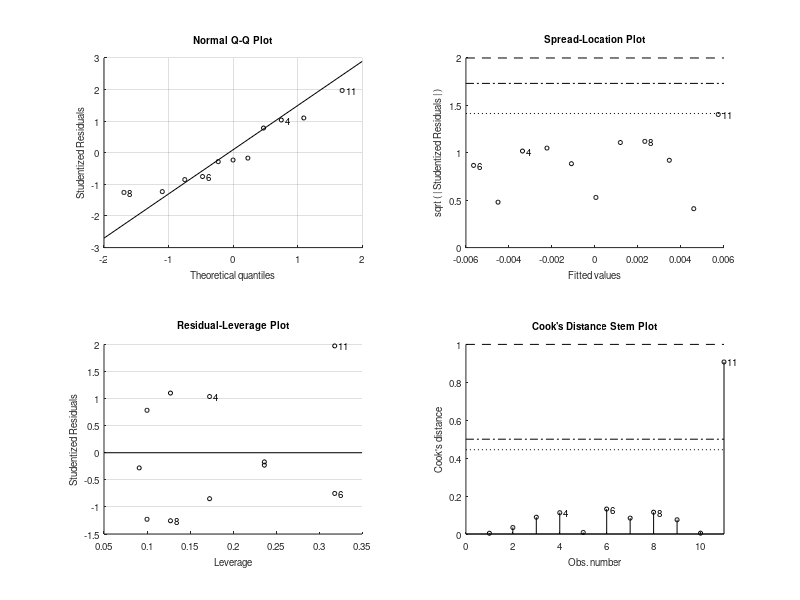
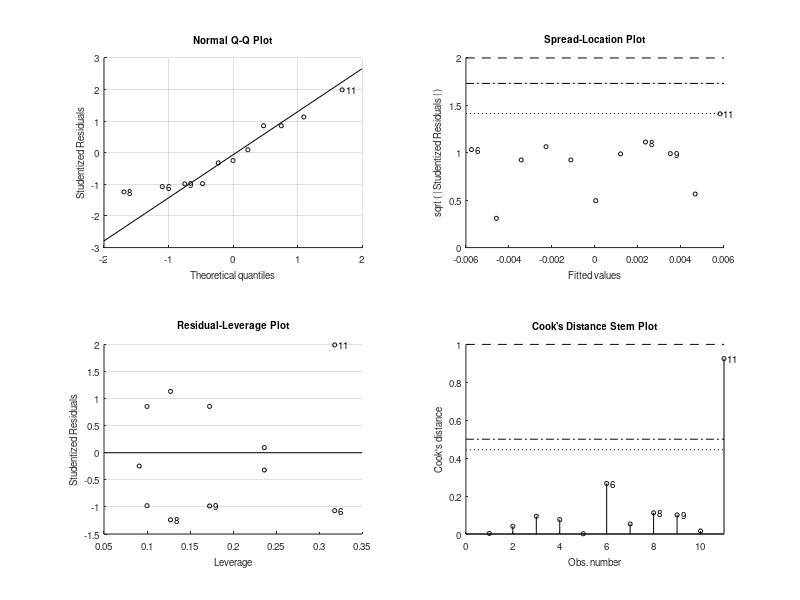

Source code (MATLAB) for these figures, in order: (Note: this script raises an error after producing the figures.)
exp1_a1 = [0
4
8
12
16
20
-4
-8
-12
-16
-20] / 1000

exp1_a2 = [0
4
8
12
16
20
-4
-8
-12
-16
-20] / 1000

exp1_i1 = [0
0.032
0.0679
0.1058
0.1494
0.1891
-0.0326
-0.07
-0.1096
-0.1504
-0.1974] * (-1)

exp1_i2 = [0
0.0399
0.0848
0.133
0.1838
0.2363
-0.0421
-0.0871
-0.1352
-0.1855
-0.244] * (-1)

exp1_Va1 = [1083
1083
1083
1083
1083
1083
1083
1083
1083
1083
1083]

exp1_Va2 = [1616
1616
1616
1616
1616
1616
1616
1616
1616
1616
1616]

exp1_i_sqrtVa1 = exp1_i1 ./ sqrt(exp1_Va1)
exp1_i_sqrtVa2 = exp1_i2 ./ sqrt(exp1_Va2)

exp1_lm1 = fitlm(exp1_a1, exp1_i_sqrtVa1)
exp1_lm2 = fitlm(exp1_a2, exp1_i_sqrtVa2)

exp1_lin1 = (exp1_a1 * exp1_lm1.Coefficients.Estimate(2)) + exp1_lm1.Coefficients.Estimate(1)
exp1_lin2 = (exp1_a2 * exp1_lm2.Coefficients.Estimate(2)) + exp1_lm2.Coefficients.Estimate(1)

hold on
plot(exp1_a1, exp1_i_sqrtVa1, 'xb', exp1_a2, exp1_i_sqrtVa2, 'xr', exp1_a1, exp1_lin1, '-b', exp1_a2, exp1_lin2, '-r')
l = legend('$\displaystyle Exp. V_a=1083[V]$', '$\displaystyle Exp. V_a=1616[V]$', '$\displaystyle Lin. Reg. a = k_1 \cdot \frac{i}{\sqrt{V_a}} + b_1$', '$\displaystyle Lin Reg. a = k_2 \cdot \frac{i}{\sqrt{V_a}} + b_2$', 'Location', 'northeast')
set(l, 'Interpreter', 'LaTex')
xlabel('$a [m]$', 'Interpreter', 'latex')
y = ylabel('$\frac{i}{\sqrt{V_a}} [\frac{amp}{\sqrt{V}}]$')
set(y, 'Interpreter', 'Latex')
hold off
print('magnetic1.png', '-dpng')

Ll = 252 / 1000
dLl = 0.5 / 1000
l = 36.4 / 1000
dl = 0.1 / 1000
d = 2 / 1000
dd = 0.1 / 1000


R = 0.049
b = 2*R
B_B0 = 0.1
K1_1 = exp1_lm1.Coefficients.Estimate(2)
K1_2 = exp1_lm2.Coefficients.Estimate(2)
K1 = mean([ K1_1 K1_2 ])
n = 3250
miu0 = 4*pi*1E-7
e_m = (K1 * 2 * sqrt(2) / (n*miu0*B_B0*b*b))^2
some_const = n*miu0*B_B0 / (2 * sqrt(2))
db = 0.004
dk = 0.002
de_m = sqrt((16*K1^4*db^2/(some_const^4*b^10)) + 4*K1^2*dk^2/(some_const^4*b^8))